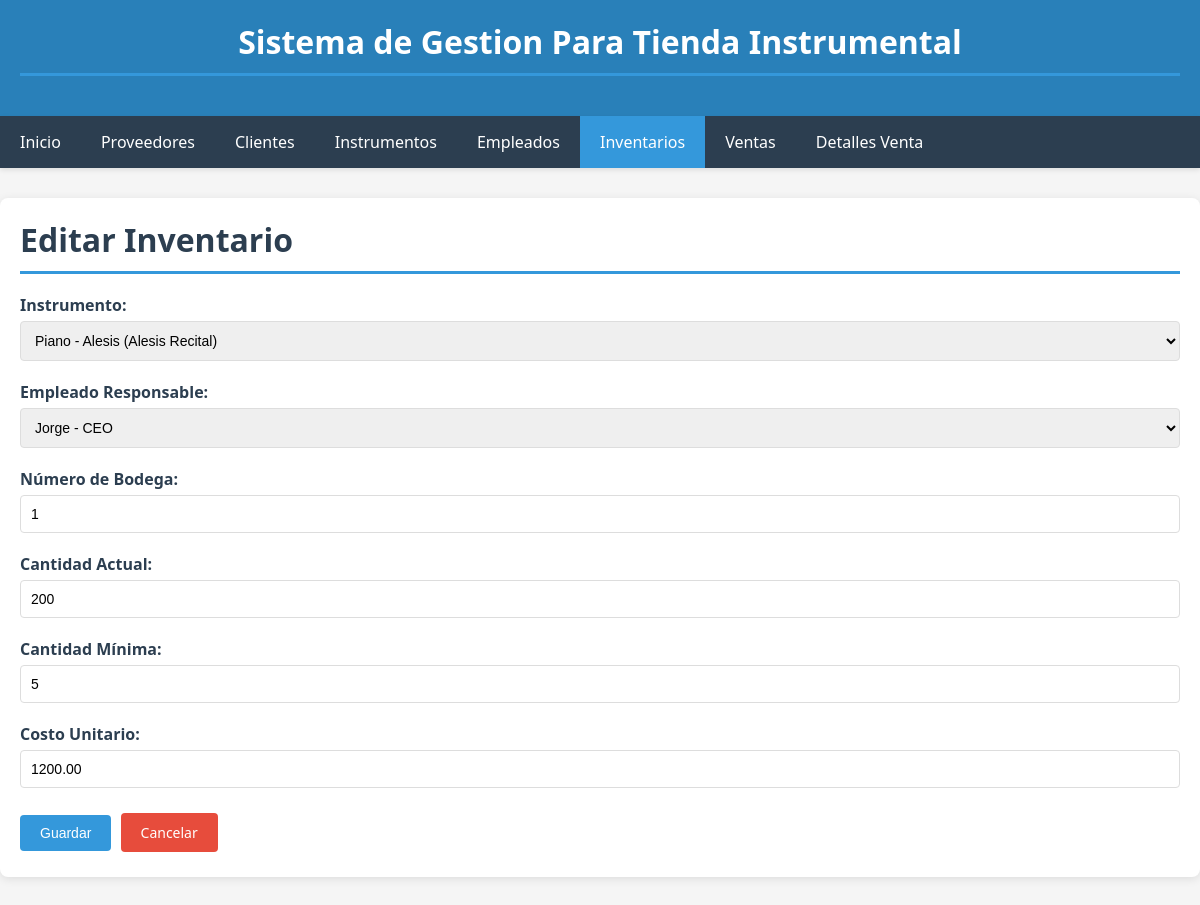
Screenshot of /inventarios/editar/1/ with the database file from the repository.
### app_instrumental/models.py (models this page shows, shortened)
class Inventario(models.Model):
    id_inventario = models.AutoField(primary_key=True)
    id_instrumento = models.ForeignKey(Instrumento, on_delete=models.CASCADE, related_name='inventarios', verbose_name="Instrumento")
    id_empleado = models.ForeignKey(Empleado, on_delete=models.SET_NULL, null=True, blank=True, related_name='inventarios', verbose_name="Empleado Responsable")
    num_bodega = models.CharField(max_length=50, verbose_name="Número de Bodega")
    cantidad_actual = models.IntegerField(verbose_name="Cantidad Actual")
    cantidad_minima = models.IntegerField(default=5, verbose_name="Cantidad Mínima")
    costo_unitario = models.DecimalField(max_digits=10, decimal_places=2, verbose_name="Costo Unitario")
    ultima_actualizacion = models.DateTimeField(auto_now=True, verbose_name="Última Actualización")
    class Meta:
        verbose_name_plural = "Inventarios"

class Instrumento(models.Model):
    CATEGORIAS = [
        ('CUERDA', 'Cuerda'),
        ('VIENTO', 'Viento'),
        ('PERCUSION', 'Percusión'),
        ('TECLADO', 'Teclado'),
        ('ELECTRONICO', 'Electrónico'),
        ('OTRO', 'Otro'),
    ]
    id_instrumento = models.AutoField(primary_key=True)
    nombre = models.CharField(max_length=200, verbose_name="Nombre")
    marca = models.CharField(max_length=100, verbose_name="Marca")
    modelo = models.CharField(max_length=100, verbose_name="Modelo")
    categoria = models.CharField(max_length=20, choices=CATEGORIAS, default='OTRO', verbose_name="Categoría")
    precio_compra = models.DecimalField(max_digits=10, decimal_places=2, verbose_name="Precio de Compra")
    precio_venta = models.DecimalField(max_digits=10, decimal_places=2, verbose_name="Precio de Venta")
    id_proveedor = models.ForeignKey(Proveedor, on_delete=models.SET_NULL, null=True, related_name='instrumentos', verbose_name="Proveedor")
    class Meta:
        verbose_name_plural = "Instrumentos"

class Empleado(models.Model):
    id_empleado = models.AutoField(primary_key=True)
    nombre = models.CharField(max_length=200, verbose_name="Nombre")
    puesto = models.CharField(max_length=100, verbose_name="Puesto")
    salario = models.DecimalField(max_digits=10, decimal_places=2, verbose_name="Salario")
    nss = models.CharField(max_length=50, verbose_name="NSS")
    edad = models.IntegerField(verbose_name="Edad")
    telefono = models.CharField(max_length=20, blank=True, verbose_name="Teléfono")
    activo = models.BooleanField(default=True, verbose_name="Activo")
    class Meta:
        verbose_name_plural = "Empleados"

### app_instrumental/views.py (the view, shortened to what this page needs)
# urls.py: path('inventarios/editar/<int:pk>/', views.inventario_edit, name='inventario_edit'),
def inventario_edit(request, pk):
    inventario = get_object_or_404(Inventario, pk=pk)
    empleados = Empleado.objects.all()
    instrumentos = Instrumento.objects.all()
    return render(request, 'app_instrumental/inventario_form.html', {
        'inventario': inventario,
        'empleados': empleados,
        'instrumentos': instrumentos
    })

### app_instrumental/templates/app_instrumental/inventario_form.html (shortened to what this page needs)
{% extends 'app_instrumental/base.html' %}
{% block content %}
<h1>{% if inventario %}Editar{% else %}Nuevo{% endif %} Inventario</h1>
<form method="post">
    <div class="form-group">
        <label for="id_instrumento">Instrumento:</label>
        <select id="id_instrumento" name="id_instrumento" required>
            {% for instrumento in instrumentos %}
            <option value="{{ instrumento.id_instrumento }}" {% if inventario.id_instrumento.id_instrumento == instrumento.id_instrumento %}selected{% endif %}>
                {{ instrumento.nombre }} - {{ instrumento.marca }} ({{ instrumento.modelo }})
            </option>
            {% endfor %}
        </select>
    </div>
    <div class="form-group">
        <label for="id_empleado">Empleado Responsable:</label>
        <select id="id_empleado" name="id_empleado">
            {% for empleado in empleados %}
            <option value="{{ empleado.id_empleado }}" {% if inventario.id_empleado.id_empleado == empleado.id_empleado %}selected{% endif %}>
                {{ empleado.nombre }} - {{ empleado.puesto }}
            </option>
            {% endfor %}
        </select>
    </div>
    <div class="form-group">
        <label for="num_bodega">Número de Bodega:</label>
        <input type="text" id="num_bodega" name="num_bodega" value="{{ inventario.num_bodega|default:'' }}" required>
    </div>
    <div class="form-group">
        <label for="cantidad_actual">Cantidad Actual:</label>
        <input type="number" id="cantidad_actual" name="cantidad_actual" value="{{ inventario.cantidad_actual|default:'' }}" required>
    </div>
    <div class="form-group">
        <label for="cantidad_minima">Cantidad Mínima:</label>
        <input type="number" id="cantidad_minima" name="cantidad_minima" value="{{ inventario.cantidad_minima|default:'5' }}" required>
    </div>
    <div class="form-group">
        <label for="costo_unitario">Costo Unitario:</label>
        <input type="number" step="0.01" id="costo_unitario" name="costo_unitario" value="{{ inventario.costo_unitario|default:'' }}" required>
    </div>
    <button type="submit" class="btn btn-primary">Guardar</button>
    <a href="{% url 'inventarios_list' %}" class="btn btn-danger">Cancelar</a>
</form>
{% endblock %}

### app_instrumental/templates/app_instrumental/base.html (style rules this page uses)
* { margin: 0; padding: 0; box-sizing: border-box; }
body { font-family: 'Segoe UI', Tahoma, Geneva, Verdana, sans-serif; background-color: #f5f5f5; }
.btn { display: inline-block; padding: 10px 20px; text-decoration: none; border-radius: 4px; cursor: pointer; border: none; font-size: 14px; transition: background-color 0.3s; margin: 5px 5px 5px 0; }
.btn-primary { background-color: #3498db; color: white; }
.btn-danger { background-color: #e74c3c; color: white; }
.form-group { margin-bottom: 20px; }
label { display: block; margin-bottom: 5px; font-weight: 600; color: #2c3e50; }
input[type="text"], input[type="email"], input[type="number"], select, textarea { width: 100%; padding: 10px; border: 1px solid #ddd; border-radius: 4px; font-size: 14px; }
h1 { color: #2c3e50; margin-bottom: 20px; padding-bottom: 10px; border-bottom: 3px solid #3498db; }

### rows the page displays
Inventario: id_instrumento "Piano - Alesis (Alesis Recital)", id_empleado "Jorge - CEO", num_bodega "1", cantidad_actual "200", cantidad_minima "5", costo_unitario "1200.00"
